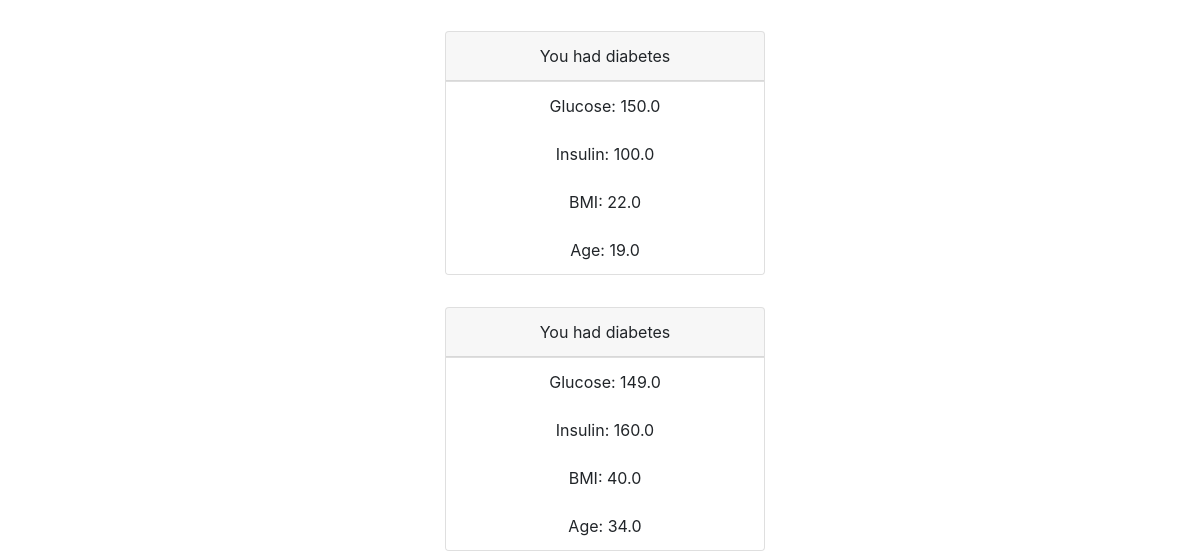
Before: /history (signed in, lower part) with the older database file.
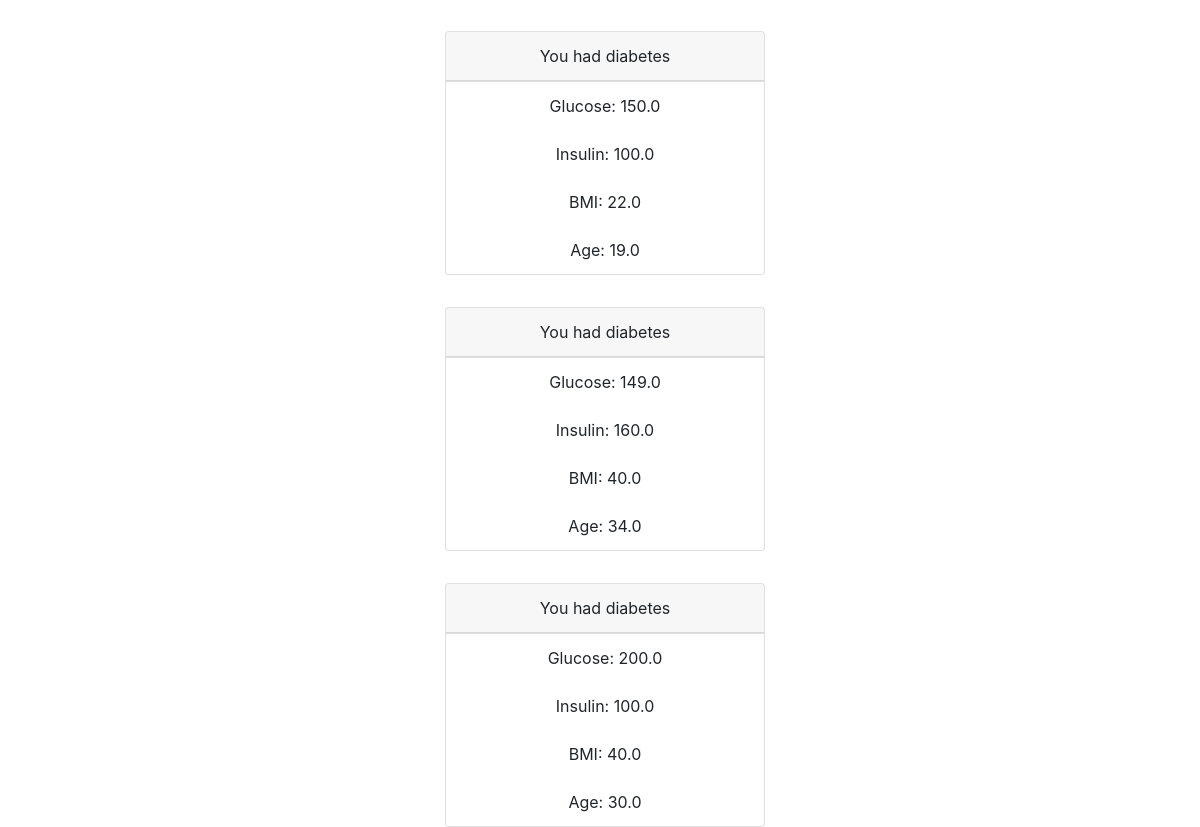
After: the same page with the newer database file.
### predict/models.py (models this page shows, shortened)
class Predict(models.Model):
    user = models.ForeignKey(User, on_delete=models.CASCADE)
    glucose = models.FloatField()
    insulin = models.FloatField()
    bmi = models.FloatField()
    age = models.FloatField()
    result = models.CharField(max_length=10, null=True, blank=True)

### predict/views.py (the view)
# urls.py: path('history', history, name='history'),
def history(request):
    h = Predict.objects.filter(user=request.user)
    return render(request, 'predict/history.html', {'h': h})

### templates/predict/history.html (shortened to what this page needs)
<!DOCTYPE html>
<html lang="en">
<head>
<link rel="stylesheet" href="https://stackpath.bootstrapcdn.com/bootstrap/4.5.0/css/bootstrap.min.css">
<link rel="stylesheet" href="https://maxcdn.bootstrapcdn.com/font-awesome/4.7.0/css/font-awesome.min.css">
</head>
<body>
{% include 'nav.html' %}
<div class="container text-center mt-3">
    {% for history in h %}
    <div class="card" style="width: 20rem;margin-left:25rem;margin-top:2rem">
        {% if history.result %}
  <div class="card-header">
      You had diabetes
  </div>
        {% else %}
        <div class="card-header">
            You didn't have diabetes
        </div>
        {% endif %}
  <ul class="list-group list-group-flush">
    <li class="list-group-item">Glucose: {{history.glucose}}</li>
    <li class="list-group-item">Insulin: {{history.insulin}}</li>
    <li class="list-group-item">BMI: {{history.bmi}}</li>
      <li class="list-group-item">Age: {{history.age}}</li>
  </ul>
</div>
    {% endfor %}
</div>
</body>
</html>

Changed rows visible on the page:
added Predict: result "You had diabetes", glucose "200.0", insulin "100.0", bmi "40.0", age "30.0"
